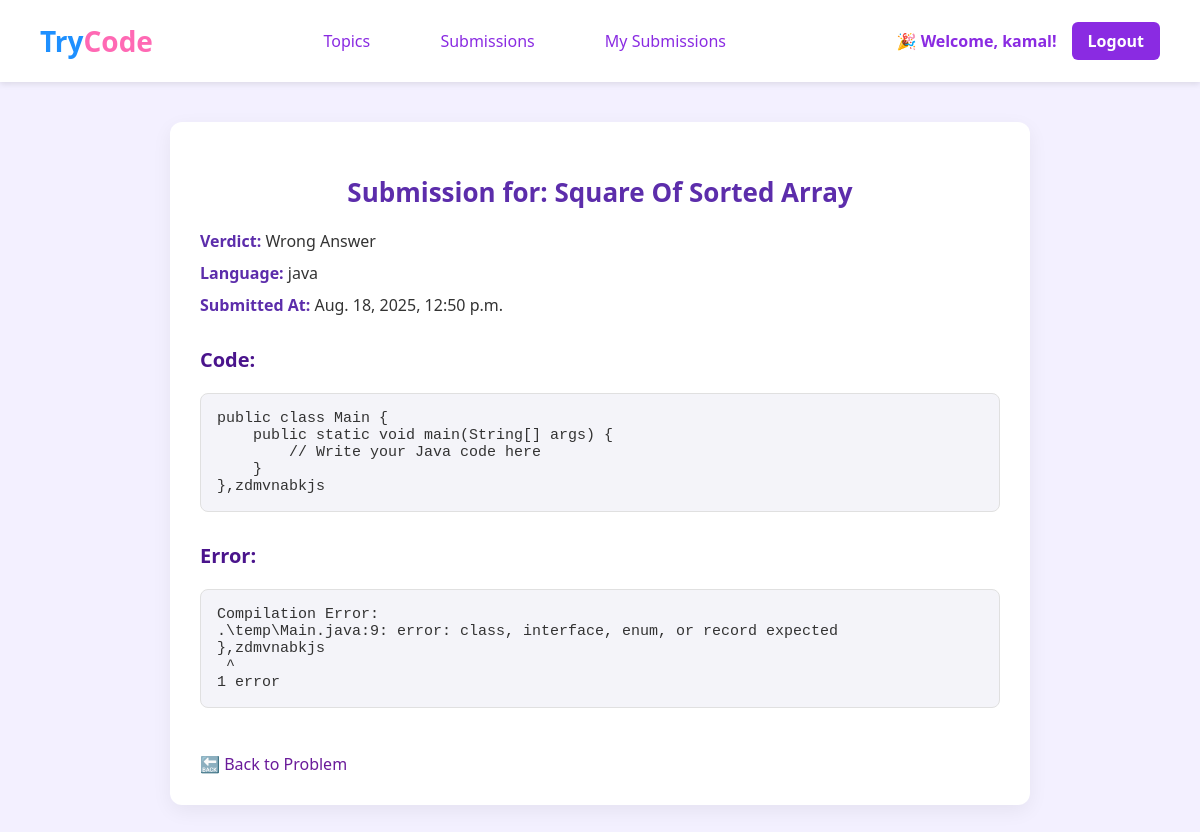
Page /submission/44/ (signed in) on the committed database.
### authentication/models.py (models this page shows, shortened)
class Problem(models.Model):
    topic = models.ForeignKey(Topic, on_delete=models.CASCADE, related_name='problems')
    title = models.CharField(max_length=200)
    description = models.TextField()
    input_format = models.TextField()
    output_format = models.TextField()

class Submission(models.Model):
    user = models.ForeignKey(User, on_delete=models.CASCADE)
    problem = models.ForeignKey(Problem, on_delete=models.CASCADE)
    code = models.TextField()
    language = models.CharField(max_length=10, choices=LANGUAGE_CHOICES, default='python')
    created_at = models.DateTimeField(auto_now_add=True)
    verdict = models.CharField(max_length=30, choices=[
        ('Accepted', 'Accepted'),
        ('Wrong Answer', 'Wrong Answer'),
        ('Runtime Error', 'Runtime Error'),
        ('Time Limit Exceeded', 'Time Limit Exceeded'),
        ('Compilation Error', 'Compilation Error'),
        ('Pending', 'Pending'),
    ], default='Pending')
    output = models.TextField(blank=True)
    error = models.TextField(blank=True)
    class Meta:
        indexes = [
            models.Index(fields=['user', '-created_at']),
            models.Index(fields=['problem', 'verdict']),
        ]

### authentication/views.py (the view)
# urls.py: path('submission/<int:submission_id>/', views.submission_detail_view, name='submission_detail'),
@login_required
def submission_detail_view(request, submission_id):
    submission = get_object_or_404(Submission, id=submission_id, user=request.user)
    problem = submission.problem
    testcases = problem.testcases.all()
    return render(request, 'submission_detail.html', {
        'submission': submission,
        'problem': problem,
        'testcases': testcases,
        'code': submission.code,
        'language': submission.language,
        'verdict': submission.verdict,
        'output': submission.output,
        'error': submission.error,
        'action': 'view_submission'
    })

### authentication/templates/submission_detail.html (shortened to what this page needs)
{% extends 'home.html' %}
{% block content %}
<div class="submission-detail">
  <h2>Submission for: {{ problem.title }}</h2>
  <p><strong>Verdict:</strong> {{ verdict }}</p>
  <p><strong>Language:</strong> {{ language }}</p>
  <p><strong>Submitted At:</strong> {{ submission.created_at }}</p>
  <h3>Code:</h3>
  <pre>{{ code }}</pre>
  {% if error %}
    <h3>Error:</h3>
    <pre>{{ error }}</pre>
  {% endif %}
  <a href="{% url 'problem_detail' problem.id %}">🔙 Back to Problem</a>
</div>
{% endblock %}

### authentication/templates/home.html (shortened to what this page needs)
<!DOCTYPE html>
<html lang="en">
<head>
</head>
<body>
  <header class="main-header">
    <a href="#" class="logo">Try<span class="code-highlight">Code</span></a>
    <nav class="nav-links">
      <a href="{% url 'topics' %}" id="nav_bar">Topics</a>
      <a href="{% url 'submission_list' %}" id = "nav_bar">Submissions</a>
      <a href="{% url 'my_submission_list' %}" id="nav_bar">My Submissions</a>
    </nav>
    <div class="user-greeting">
      <span>🎉 Welcome, {{ request.user.username }}!</span>
      <a href="{% url 'logout' %}" class="logout-btn">Logout</a>
    </div>
  </header>
 <div>
  {% block content %}{% endblock %}
 </div>
</body>
</html>

### authentication/templates/home.html (style rules this page uses)
html { scroll-behavior: smooth; }
body { margin: 0; font-family: 'Segoe UI', Tahoma, sans-serif; background-color: #f3f0ff; color: #333; }
.logo { font-size: 28px; font-weight: bold; font-family: 'Segoe UI', Tahoma, sans-serif; text-decoration: none; color: #1e90ff; }
.logo .code-highlight { color: #ff69b4; }
.main-header { display: flex; justify-content: space-between; align-items: center; background-color: white; padding: 20px 40px; box-shadow: 0 2px 6px rgba(0, 0, 0, 0.1); }
.nav-links a { margin: 0 15px; text-decoration: none; color: blueviolet; font-weight: 500; transition: color 0.3s ease; }
.user-greeting { display: flex; align-items: center; gap: 15px; font-weight: 600; color: blueviolet; }
.logout-btn { padding: 8px 16px; background-color: blueviolet; color: white; text-decoration: none; border-radius: 6px; font-weight: bold; transition: background-color 0.3s ease; }
.nav-links #nav_bar { display: inline-block; padding: 10px 18px; font-size: 16px; color: blueviolet; text-decoration: none; border-radius: 8px; transition: all 0.3s ease; position: relative; }
.nav-links #nav_bar::after { content: ""; position: absolute; left: 0; bottom: 0; height: 3px; width: 100%; background-color: blueviolet; transform: scaleX(0); transition: transform 0.3s ease; }

### authentication/templates/submission_detail.html (style rules this page uses)
.submission-detail { max-width: 800px; margin: 40px auto; padding: 30px; background-color: #ffffff; border-radius: 12px; box-shadow: 0 6px 20px rgba(0, 0, 0, 0.06); font-family: 'Segoe UI', Tahoma, sans-serif; color: #333; }
.submission-detail h2 { color: #5c2dab; font-size: 26px; margin-bottom: 20px; text-align: center; }
.submission-detail h3 { color: #4a148c; margin-top: 30px; font-size: 20px; }
.submission-detail p { font-size: 16px; margin: 10px 0; }
.submission-detail strong { color: #5c2dab; }
.submission-detail pre { background-color: #f4f4f9; padding: 16px; border-radius: 8px; font-size: 15px; font-family: 'Courier New', Courier, monospace; overflow-x: auto; white-space: pre-wrap; word-wrap: break-word; border: 1px solid #e0e0e0; }
.submission-detail a { display: inline-block; margin-top: 30px; text-decoration: none; color: #6a1b9a; font-weight: 500; font-size: 16px; transition: color 0.2s ease; }

### rows in the picture
Problem: title "Square Of Sorted Array"
Submission: verdict "Wrong Answer", language "java", created_at "Aug. 18, 2025, 12:50 p.m.", code "public class Main { public static void main(String[] args) { // Write your Java code here } },zdmvnabkjs", error "Compilation Error: .\\temp\\Main.java:9: error: class, interface, enum, or record expected },zdmvnabkjs ^ 1 error"

### other values in the picture
{{ request.user.username }} "kamal"
